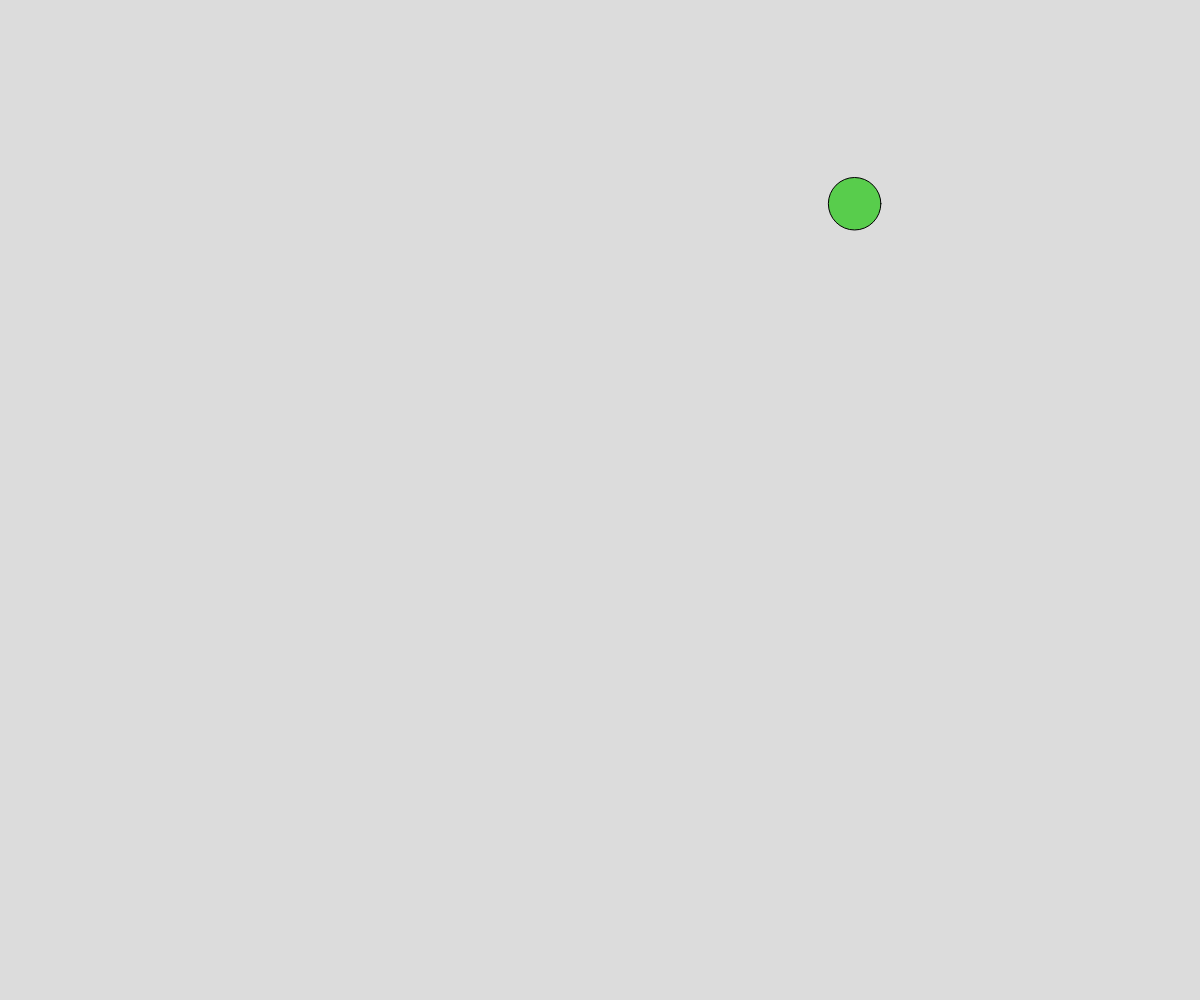
Frame 1 (no input)
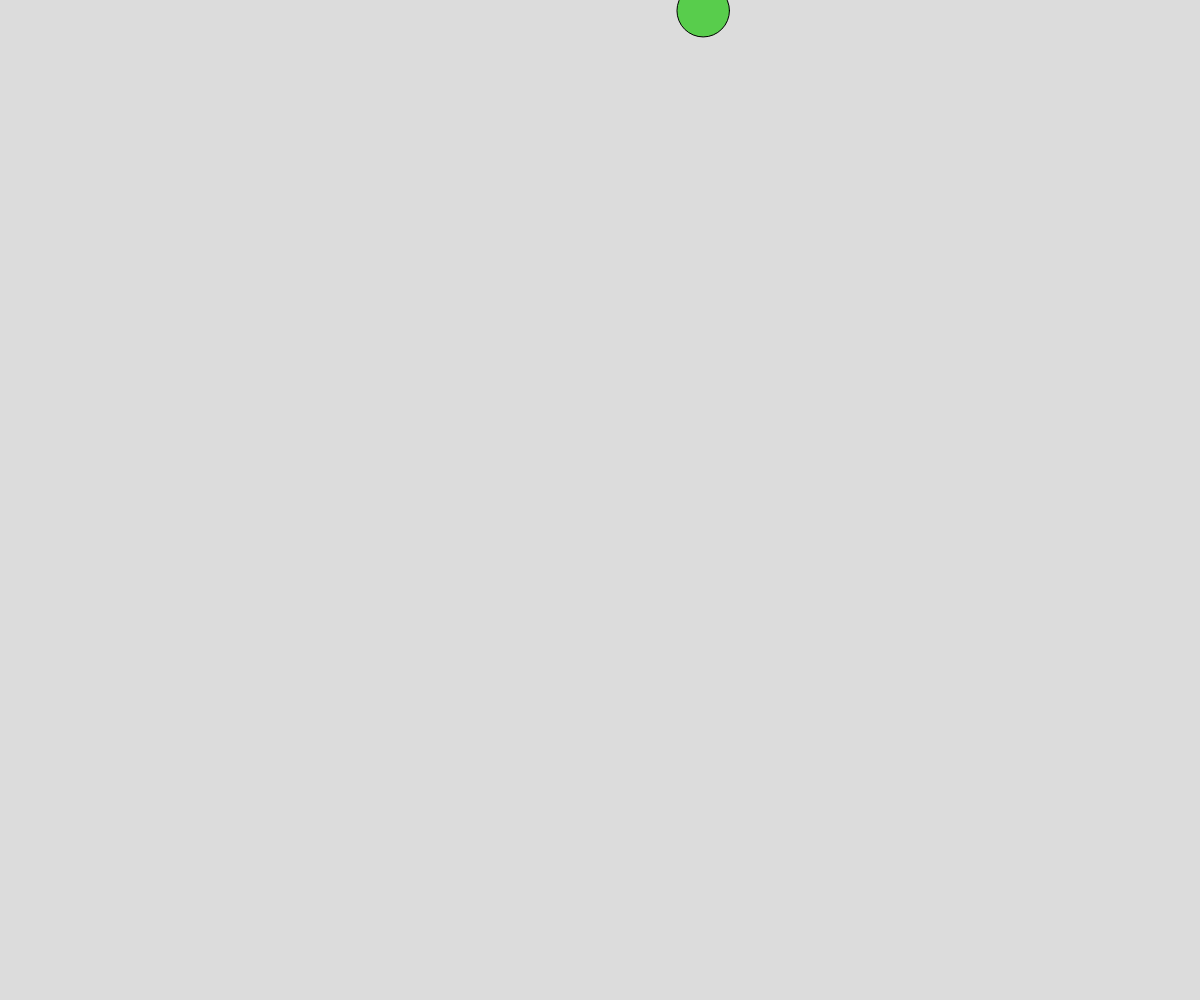
Frame 60 (no input)
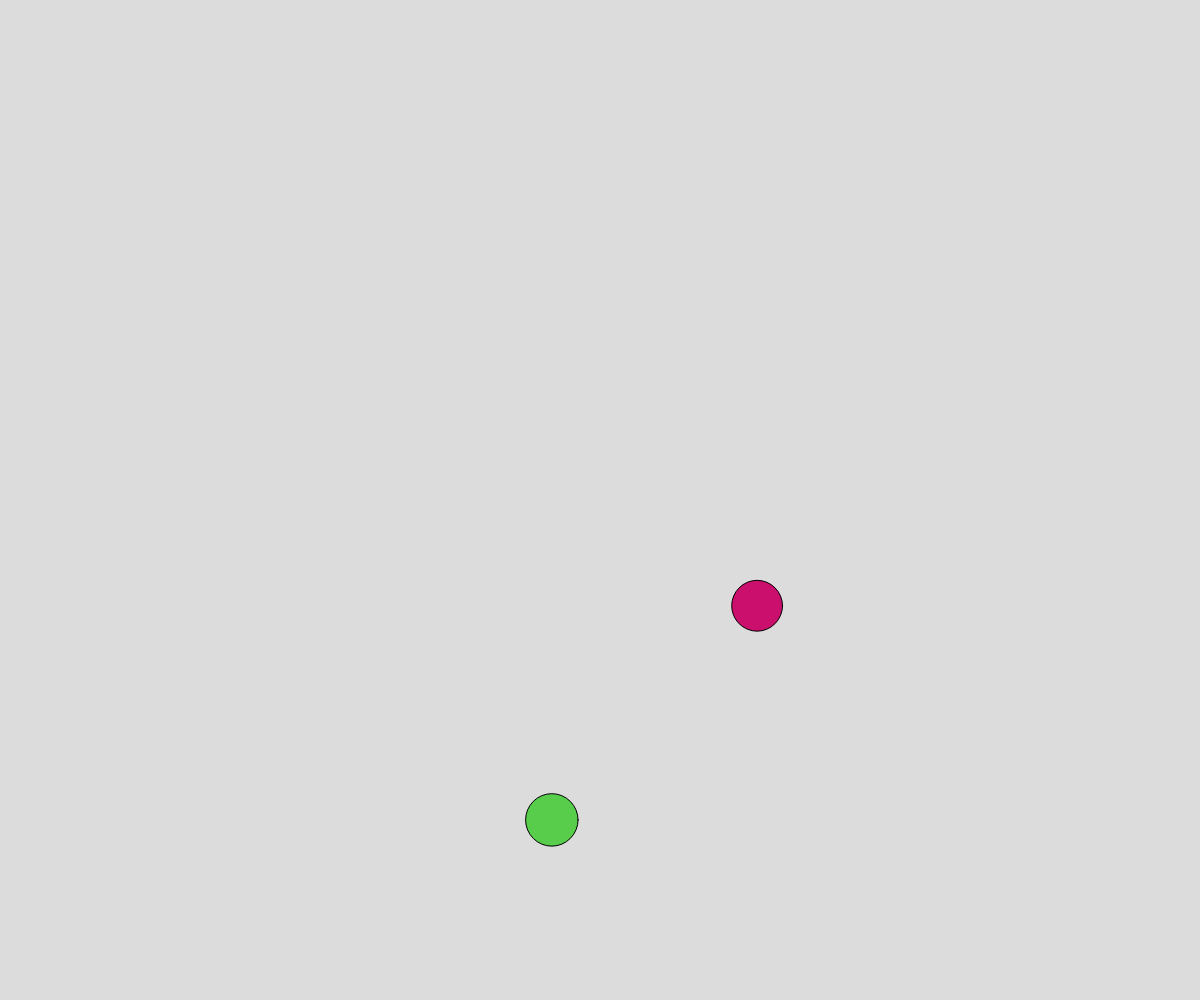
Frame 120 (the mouse pressed at the canvas centre since frame 60)

The p5.js sketch that drew these frames (run headless with seeded random() and noise() and a simulated clock; from frame 60 on, the mouse is pressed at the canvas centre):

// p5.js sketch
// ── sketch.js
// Ball Array Demo
// Oct 11, 2023

let ballArray = [];

function setup() {
  createCanvas(windowWidth, windowHeight);
  let ball = spawnBall();
  ballArray.push(ball);
}

function draw() {
  background(220);
  moveBall();
  displayBall();
}

function keyTyped() {
  if (key === " ") {
    let someBall = spawnBall();
    ballArray.push(someBall);
  }
}

function mousePressed() {
  let someBall = spawnBall();
  someBall.x = mouseX;
  someBall.y = mouseY;
  ballArray.push(someBall);
}

function spawnBall() {
  let ball = {
    x: random(width),
    y: random(height),
    d: random(30, 60),
    r: random(255),
    g: random(255),
    b: random(255),
    dx: random(-5, 5),
    dy: random(-5, 5)
  };
  return ball;
}

function moveBall() {
  for (let i = 0; i < ballArray.length; i++) {
    let ball = ballArray[i];

    if (ball.dx > 0 && ball.x - ball.d > width) {
      ball.x = 0 - ball.d;

    }
    else if (ball.dy > 0 && ball.y - ball.d > height) {
      ball.y = 0 - ball.d;
    }

    else if (ball.dx < 0 && ball.x + ball.d < 0) {
      ball.x = width - ball.d;
    }

    else if (ball.dy < 0 && ball.y + ball.d < 0) {
      ball.y = height - ball.d;
    }

    else {
      ball.x += ball.dx;
      ball.y += ball.dy;
    }
  }
}

function displayBall() {
  for (let i = 0; i < ballArray.length; i++) {
    let ball = ballArray[i];

    fill(ball.r, ball.g, ball.b);
    circle(ball.x, ball.y, ball.d);
  }
}
